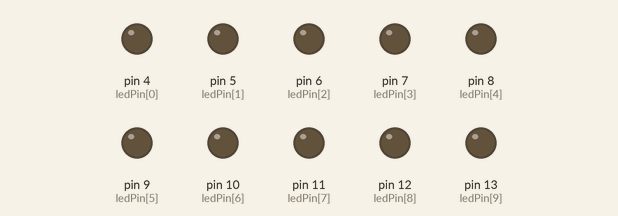
This sketch was run on a simulated Arduino Uno, built with avr-gcc and run on an emulated ATmega328P. Parts: output pins drawn as LEDs (lit = HIGH).

Above: at 0.03 s.
At 0.42 s:
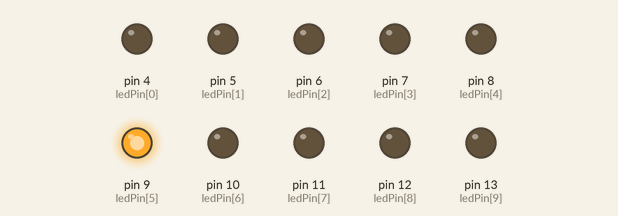
At 0.75 s:
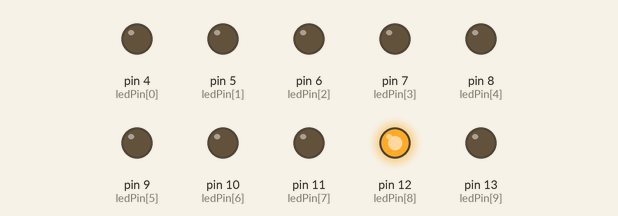
At 1.48 s:
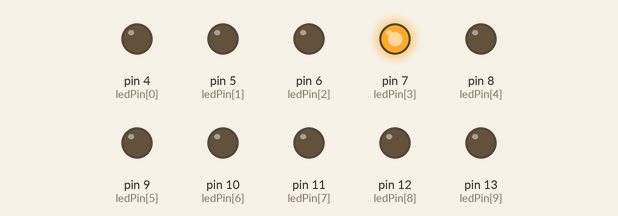
At 2.21 s:
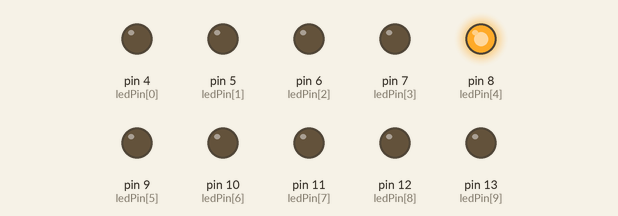
At 2.93 s:
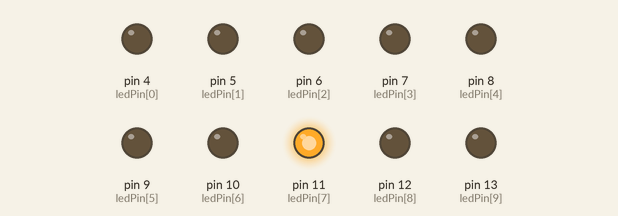
Timing chart, 0 to 3.2 s (numbered marks = the images above):
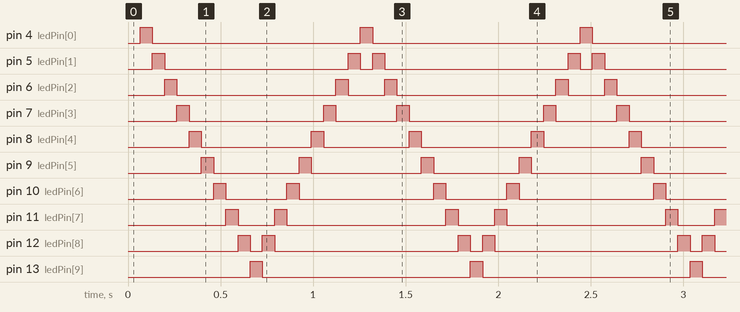

The sketch:

projeto05.ino
```cpp
// Projeto 05 - Efeito de iluminação sequencial

// Array para os LEDs
byte ledPin[] = {4, 5, 6, 7, 8, 9, 10, 11, 12, 13, 14};
byte ledDelay(65);
byte direction = 1;
byte currentLED = 0;
unsigned long changeTime;

void setup() {
  // Define todos os pinos como saída
  for (byte x=0; x<10; x++) {
    pinMode(ledPin[x], OUTPUT);
  }

  changeTime = millis();
}

void loop() {
  if ((millis() - changeTime) > ledDelay) {
    changeLED();
    changeTime = millis();
  }
}

void changeLED() {
  // Apaga todos os LEDs
  for (byte x=0; x<10; x++) {
    digitalWrite(ledPin[x], LOW);
  }

  // Acende o LED atual
  digitalWrite(ledPin[currentLED], HIGH);

  // Incrementa de acordo com o valor de direction
  currentLED += direction;

  // Altera a direção se tivermos atingindo o fim
  if (currentLED == 9) {
    direction = -1;
  }

  if (currentLED == 0) {
    direction = 1;
  }
}
```

Measured:
- by itself, pin 4 (ledPin[0]), pin 13 (ledPin[9]): alternates HIGH for 0.07 s and LOW for 1.1 s
- by itself, pin 5 (ledPin[1]): repeats every 1.2 s: LOW 0.99 s, HIGH 0.07 s, LOW 0.07 s, HIGH 0.07 s
- by itself, pin 6 (ledPin[2]): repeats every 1.2 s: LOW 0.86 s, HIGH 0.07 s, LOW 0.20 s, HIGH 0.07 s
- by itself, pin 7 (ledPin[3]): repeats every 1.2 s: LOW 0.73 s, HIGH 0.07 s, LOW 0.33 s, HIGH 0.07 s
- by itself, pin 8 (ledPin[4]): repeats every 1.2 s: LOW 0.59 s, HIGH 0.07 s, LOW 0.46 s, HIGH 0.07 s
- by itself, pin 9 (ledPin[5]): repeats every 1.2 s: LOW 0.46 s, HIGH 0.07 s, LOW 0.59 s, HIGH 0.07 s
- by itself, pin 10 (ledPin[6]): repeats every 1.2 s: LOW 0.33 s, HIGH 0.07 s, LOW 0.73 s, HIGH 0.07 s
- by itself, pin 11 (ledPin[7]): repeats every 1.2 s: LOW 0.20 s, HIGH 0.07 s, LOW 0.86 s, HIGH 0.07 s
